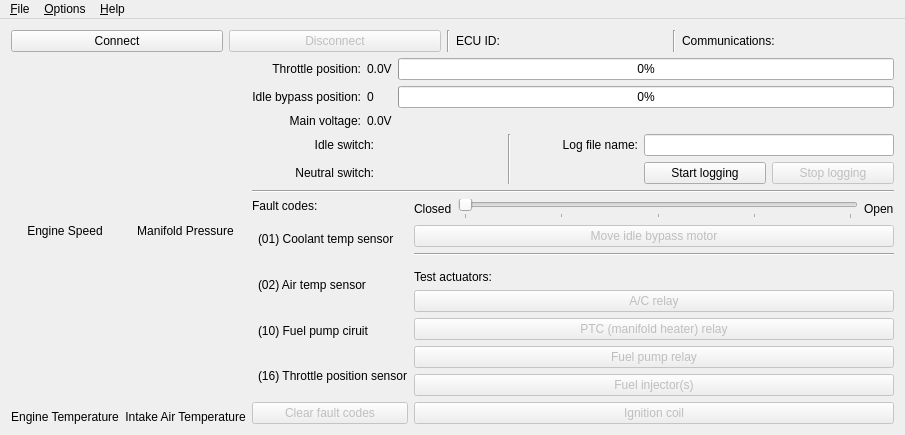
<?xml version="1.0" encoding="UTF-8"?>
<ui version="4.0">
 <class>MainWindow</class>
 <widget class="QMainWindow" name="MainWindow">
  <property name="geometry">
   <rect>
    <x>0</x>
    <y>0</y>
    <width>905</width>
    <height>435</height>
   </rect>
  </property>
  <property name="sizePolicy">
   <sizepolicy hsizetype="Minimum" vsizetype="Minimum">
    <horstretch>0</horstretch>
    <verstretch>0</verstretch>
   </sizepolicy>
  </property>
  <property name="minimumSize">
   <size>
    <width>905</width>
    <height>435</height>
   </size>
  </property>
  <property name="windowTitle">
   <string>MainWindow</string>
  </property>
  <widget class="QWidget" name="centralWidget">
   <layout class="QVBoxLayout" name="verticalLayout">
    <item>
     <layout class="QHBoxLayout" name="horizontalLayout_2">
      <item>
       <widget class="QPushButton" name="m_connectButton">
        <property name="text">
         <string>Connect</string>
        </property>
       </widget>
      </item>
      <item>
       <widget class="QPushButton" name="m_disconnectButton">
        <property name="enabled">
         <bool>false</bool>
        </property>
        <property name="text">
         <string>Disconnect</string>
        </property>
       </widget>
      </item>
      <item>
       <widget class="Line" name="m_vline0">
        <property name="orientation">
         <enum>Qt::Vertical</enum>
        </property>
       </widget>
      </item>
      <item>
       <widget class="QLabel" name="m_ecuIdLabel">
        <property name="text">
         <string>ECU ID:</string>
        </property>
       </widget>
      </item>
      <item>
       <widget class="Line" name="m_vline1">
        <property name="orientation">
         <enum>Qt::Vertical</enum>
        </property>
       </widget>
      </item>
      <item>
       <layout class="QHBoxLayout" name="horizontalLayout">
        <item>
         <widget class="QLabel" name="m_communicationsStatusLabel">
          <property name="text">
           <string>Communications:</string>
          </property>
         </widget>
        </item>
        <item>
         <widget class="QLedIndicator" name="m_commsGoodLed" native="true"/>
        </item>
        <item>
         <widget class="QLedIndicator" name="m_commsBadLed" native="true"/>
        </item>
       </layout>
      </item>
     </layout>
    </item>
    <item>
     <layout class="QHBoxLayout" name="m_lowerHorizontalLayout">
      <item>
       <layout class="QGridLayout" name="m_gaugeLayout">
        <item row="0" column="0">
         <widget class="ManoMeter" name="m_revCounter" native="true"/>
        </item>
        <item row="0" column="1">
         <widget class="ManoMeter" name="m_mapGauge" native="true"/>
        </item>
        <item row="1" column="0">
         <widget class="QLabel" name="m_revCounterLabel">
          <property name="sizePolicy">
           <sizepolicy hsizetype="Preferred" vsizetype="Maximum">
            <horstretch>0</horstretch>
            <verstretch>0</verstretch>
           </sizepolicy>
          </property>
          <property name="text">
           <string>Engine Speed</string>
          </property>
          <property name="alignment">
           <set>Qt::AlignCenter</set>
          </property>
         </widget>
        </item>
        <item row="1" column="1">
         <widget class="QLabel" name="m_mapGaugeLabel">
          <property name="sizePolicy">
           <sizepolicy hsizetype="Preferred" vsizetype="Maximum">
            <horstretch>0</horstretch>
            <verstretch>0</verstretch>
           </sizepolicy>
          </property>
          <property name="text">
           <string>Manifold Pressure</string>
          </property>
          <property name="alignment">
           <set>Qt::AlignCenter</set>
          </property>
         </widget>
        </item>
        <item row="2" column="0">
         <widget class="ManoMeter" name="m_waterTempGauge" native="true"/>
        </item>
        <item row="2" column="1">
         <widget class="ManoMeter" name="m_airTempGauge" native="true"/>
        </item>
        <item row="3" column="0">
         <widget class="QLabel" name="m_waterTempLabel">
          <property name="sizePolicy">
           <sizepolicy hsizetype="Preferred" vsizetype="Maximum">
            <horstretch>0</horstretch>
            <verstretch>0</verstretch>
           </sizepolicy>
          </property>
          <property name="text">
           <string>Engine Temperature</string>
          </property>
          <property name="alignment">
           <set>Qt::AlignCenter</set>
          </property>
         </widget>
        </item>
        <item row="3" column="1">
         <widget class="QLabel" name="m_fuelTempLabel">
          <property name="sizePolicy">
           <sizepolicy hsizetype="Preferred" vsizetype="Maximum">
            <horstretch>0</horstretch>
            <verstretch>0</verstretch>
           </sizepolicy>
          </property>
          <property name="text">
           <string>Intake Air Temperature</string>
          </property>
          <property name="alignment">
           <set>Qt::AlignCenter</set>
          </property>
         </widget>
        </item>
       </layout>
      </item>
      <item>
       <layout class="QGridLayout" name="m_rightLayout">
        <item row="0" column="0" colspan="2">
         <layout class="QGridLayout" name="m_dataALayout">
          <item row="0" column="0">
           <widget class="QLabel" name="m_throttleLabel">
            <property name="text">
             <string>Throttle position:</string>
            </property>
            <property name="alignment">
             <set>Qt::AlignRight|Qt::AlignTrailing|Qt::AlignVCenter</set>
            </property>
           </widget>
          </item>
          <item row="0" column="1">
           <widget class="QLabel" name="m_throttlePotVolts">
            <property name="text">
             <string>0.0V</string>
            </property>
           </widget>
          </item>
          <item row="0" column="2">
           <widget class="QProgressBar" name="m_throttleBar">
            <property name="value">
             <number>0</number>
            </property>
           </widget>
          </item>
          <item row="1" column="0">
           <widget class="QLabel" name="m_idleBypassLabel">
            <property name="text">
             <string>Idle bypass position:</string>
            </property>
            <property name="alignment">
             <set>Qt::AlignRight|Qt::AlignTrailing|Qt::AlignVCenter</set>
            </property>
           </widget>
          </item>
          <item row="1" column="1">
           <widget class="QLabel" name="m_iacPositionSteps">
            <property name="text">
             <string>0</string>
            </property>
           </widget>
          </item>
          <item row="1" column="2">
           <widget class="QProgressBar" name="m_idleBypassPosBar">
            <property name="value">
             <number>0</number>
            </property>
           </widget>
          </item>
          <item row="2" column="0">
           <widget class="QLabel" name="m_voltageLabel">
            <property name="text">
             <string>Main voltage:</string>
            </property>
            <property name="alignment">
             <set>Qt::AlignRight|Qt::AlignTrailing|Qt::AlignVCenter</set>
            </property>
           </widget>
          </item>
          <item row="2" column="1">
           <widget class="QLabel" name="m_voltage">
            <property name="text">
             <string>0.0V</string>
            </property>
           </widget>
          </item>
         </layout>
        </item>
        <item row="1" column="0" colspan="2">
         <layout class="QGridLayout" name="m_dataBLayout">
          <item row="0" column="0">
           <widget class="QLabel" name="m_idleSwitchLabel">
            <property name="text">
             <string>Idle switch:</string>
            </property>
            <property name="alignment">
             <set>Qt::AlignRight|Qt::AlignTrailing|Qt::AlignVCenter</set>
            </property>
           </widget>
          </item>
          <item row="0" column="1">
           <widget class="QLedIndicator" name="m_idleSwitchLed" native="true"/>
          </item>
          <item row="0" column="2" rowspan="2">
           <widget class="Line" name="m_vline0_2">
            <property name="orientation">
             <enum>Qt::Vertical</enum>
            </property>
           </widget>
          </item>
          <item row="0" column="3">
           <widget class="QLabel" name="m_logFileNameLabel">
            <property name="text">
             <string>Log file name:</string>
            </property>
            <property name="alignment">
             <set>Qt::AlignRight|Qt::AlignTrailing|Qt::AlignVCenter</set>
            </property>
           </widget>
          </item>
          <item row="0" column="4" colspan="2">
           <widget class="QLineEdit" name="m_logFileNameBox"/>
          </item>
          <item row="1" column="0">
           <widget class="QLabel" name="m_neutralSwitchLabel">
            <property name="text">
             <string>Neutral switch:</string>
            </property>
            <property name="alignment">
             <set>Qt::AlignRight|Qt::AlignTrailing|Qt::AlignVCenter</set>
            </property>
           </widget>
          </item>
          <item row="1" column="1">
           <widget class="QLedIndicator" name="m_neutralSwitchLed" native="true"/>
          </item>
          <item row="1" column="4">
           <widget class="QPushButton" name="m_startLoggingButton">
            <property name="text">
             <string>Start logging</string>
            </property>
           </widget>
          </item>
          <item row="1" column="5">
           <widget class="QPushButton" name="m_stopLoggingButton">
            <property name="enabled">
             <bool>false</bool>
            </property>
            <property name="text">
             <string>Stop logging</string>
            </property>
           </widget>
          </item>
         </layout>
        </item>
        <item row="2" column="0" colspan="2">
         <widget class="Line" name="m_hline1_2">
          <property name="orientation">
           <enum>Qt::Horizontal</enum>
          </property>
         </widget>
        </item>
        <item row="3" column="0">
         <layout class="QGridLayout" name="m_faultCodesLayout" rowstretch="0,1,1,1,1,0">
          <item row="5" column="0" colspan="2">
           <widget class="QPushButton" name="m_clearFaultsButton">
            <property name="enabled">
             <bool>false</bool>
            </property>
            <property name="text">
             <string>Clear fault codes</string>
            </property>
           </widget>
          </item>
          <item row="4" column="0">
           <widget class="QLedIndicator" name="m_faultLedTps" native="true"/>
          </item>
          <item row="1" column="1">
           <widget class="QLabel" name="m_faultCode01Label">
            <property name="text">
             <string>(01) Coolant temp sensor</string>
            </property>
           </widget>
          </item>
          <item row="3" column="0">
           <widget class="QLedIndicator" name="m_faultLedFuelPump" native="true"/>
          </item>
          <item row="2" column="0">
           <widget class="QLedIndicator" name="m_faultLedATS" native="true"/>
          </item>
          <item row="2" column="1">
           <widget class="QLabel" name="m_faultCode02Label">
            <property name="text">
             <string>(02) Air temp sensor</string>
            </property>
           </widget>
          </item>
          <item row="0" column="0" colspan="2">
           <widget class="QLabel" name="m_faultCodesLabel">
            <property name="text">
             <string>Fault codes:</string>
            </property>
            <property name="alignment">
             <set>Qt::AlignBottom|Qt::AlignLeading|Qt::AlignLeft</set>
            </property>
           </widget>
          </item>
          <item row="3" column="1">
           <widget class="QLabel" name="m_faultCode10Label">
            <property name="text">
             <string>(10) Fuel pump ciruit</string>
            </property>
           </widget>
          </item>
          <item row="4" column="1">
           <widget class="QLabel" name="m_faultCode16Label">
            <property name="text">
             <string>(16) Throttle position sensor</string>
            </property>
           </widget>
          </item>
          <item row="1" column="0">
           <widget class="QLedIndicator" name="m_faultLedCTS" native="true"/>
          </item>
         </layout>
        </item>
        <item row="3" column="1">
         <layout class="QGridLayout" name="m_testActuatorsLayout">
          <item row="0" column="0">
           <widget class="QLabel" name="m_iacSliderClosedLabel">
            <property name="text">
             <string>Closed</string>
            </property>
           </widget>
          </item>
          <item row="0" column="1">
           <widget class="QSlider" name="m_iacPositionSlider">
            <property name="maximum">
             <number>4</number>
            </property>
            <property name="singleStep">
             <number>1</number>
            </property>
            <property name="pageStep">
             <number>1</number>
            </property>
            <property name="orientation">
             <enum>Qt::Horizontal</enum>
            </property>
            <property name="invertedAppearance">
             <bool>false</bool>
            </property>
            <property name="tickPosition">
             <enum>QSlider::TicksBelow</enum>
            </property>
           </widget>
          </item>
          <item row="0" column="2">
           <widget class="QLabel" name="m_iacSliderOpenLabel">
            <property name="text">
             <string>Open</string>
            </property>
           </widget>
          </item>
          <item row="2" column="0" colspan="3">
           <widget class="Line" name="m_hline1">
            <property name="orientation">
             <enum>Qt::Horizontal</enum>
            </property>
           </widget>
          </item>
          <item row="3" column="0" colspan="2">
           <widget class="QLabel" name="m_testActuatorLabel">
            <property name="text">
             <string>Test actuators:</string>
            </property>
            <property name="alignment">
             <set>Qt::AlignBottom|Qt::AlignLeading|Qt::AlignLeft</set>
            </property>
           </widget>
          </item>
          <item row="1" column="0" colspan="3">
           <widget class="QPushButton" name="m_moveIACButton">
            <property name="enabled">
             <bool>false</bool>
            </property>
            <property name="text">
             <string>Move idle bypass motor</string>
            </property>
           </widget>
          </item>
          <item row="4" column="0" colspan="3">
           <widget class="QPushButton" name="m_testACRelayButton">
            <property name="enabled">
             <bool>false</bool>
            </property>
            <property name="text">
             <string>A/C relay</string>
            </property>
           </widget>
          </item>
          <item row="5" column="0" colspan="3">
           <widget class="QPushButton" name="m_testPTCRelayButton">
            <property name="enabled">
             <bool>false</bool>
            </property>
            <property name="text">
             <string>PTC (manifold heater) relay</string>
            </property>
           </widget>
          </item>
          <item row="6" column="0" colspan="3">
           <widget class="QPushButton" name="m_testFuelPumpRelayButton">
            <property name="enabled">
             <bool>false</bool>
            </property>
            <property name="text">
             <string>Fuel pump relay</string>
            </property>
           </widget>
          </item>
          <item row="7" column="0" colspan="3">
           <widget class="QPushButton" name="m_testFuelInjectorButton">
            <property name="enabled">
             <bool>false</bool>
            </property>
            <property name="text">
             <string>Fuel injector(s)</string>
            </property>
           </widget>
          </item>
          <item row="8" column="0" colspan="3">
           <widget class="QPushButton" name="m_testIgnitionCoilButton">
            <property name="enabled">
             <bool>false</bool>
            </property>
            <property name="text">
             <string>Ignition coil</string>
            </property>
           </widget>
          </item>
         </layout>
        </item>
       </layout>
      </item>
     </layout>
    </item>
   </layout>
  </widget>
  <widget class="QMenuBar" name="menuBar">
   <property name="geometry">
    <rect>
     <x>0</x>
     <y>0</y>
     <width>905</width>
     <height>20</height>
    </rect>
   </property>
   <widget class="QMenu" name="m_fileMenu">
    <property name="title">
     <string>&amp;File</string>
    </property>
    <addaction name="separator"/>
    <addaction name="m_exitAction"/>
   </widget>
   <widget class="QMenu" name="m_optionsMenu">
    <property name="title">
     <string>&amp;Options</string>
    </property>
    <addaction name="m_editSettingsAction"/>
   </widget>
   <widget class="QMenu" name="m_helpMenu">
    <property name="title">
     <string>&amp;Help</string>
    </property>
    <addaction name="m_helpContentsAction"/>
    <addaction name="m_helpAboutAction"/>
   </widget>
   <addaction name="m_fileMenu"/>
   <addaction name="m_optionsMenu"/>
   <addaction name="m_helpMenu"/>
  </widget>
  <action name="m_helpContentsAction">
   <property name="text">
    <string>&amp;Contents...</string>
   </property>
  </action>
  <action name="m_helpAboutAction">
   <property name="text">
    <string>&amp;About</string>
   </property>
  </action>
  <action name="m_showFaultCodesAction">
   <property name="text">
    <string>Show fault &amp;codes...</string>
   </property>
  </action>
  <action name="m_idleAirControlAction">
   <property name="text">
    <string>&amp;Idle air control...</string>
   </property>
  </action>
  <action name="m_editSettingsAction">
   <property name="text">
    <string>&amp;Edit settings...</string>
   </property>
  </action>
  <action name="m_saveROMImageAction">
   <property name="text">
    <string>&amp;Save ROM image...</string>
   </property>
  </action>
  <action name="m_exitAction">
   <property name="text">
    <string>&amp;Exit</string>
   </property>
  </action>
 </widget>
 <layoutdefault spacing="6" margin="11"/>
 <customwidgets>
  <customwidget>
   <class>ManoMeter</class>
   <extends>QWidget</extends>
   <header>manometer.h</header>
   <container>1</container>
  </customwidget>
  <customwidget>
   <class>QLedIndicator</class>
   <extends>QWidget</extends>
   <header>qledindicator.h</header>
   <container>1</container>
  </customwidget>
 </customwidgets>
 <resources/>
 <connections/>
</ui>
